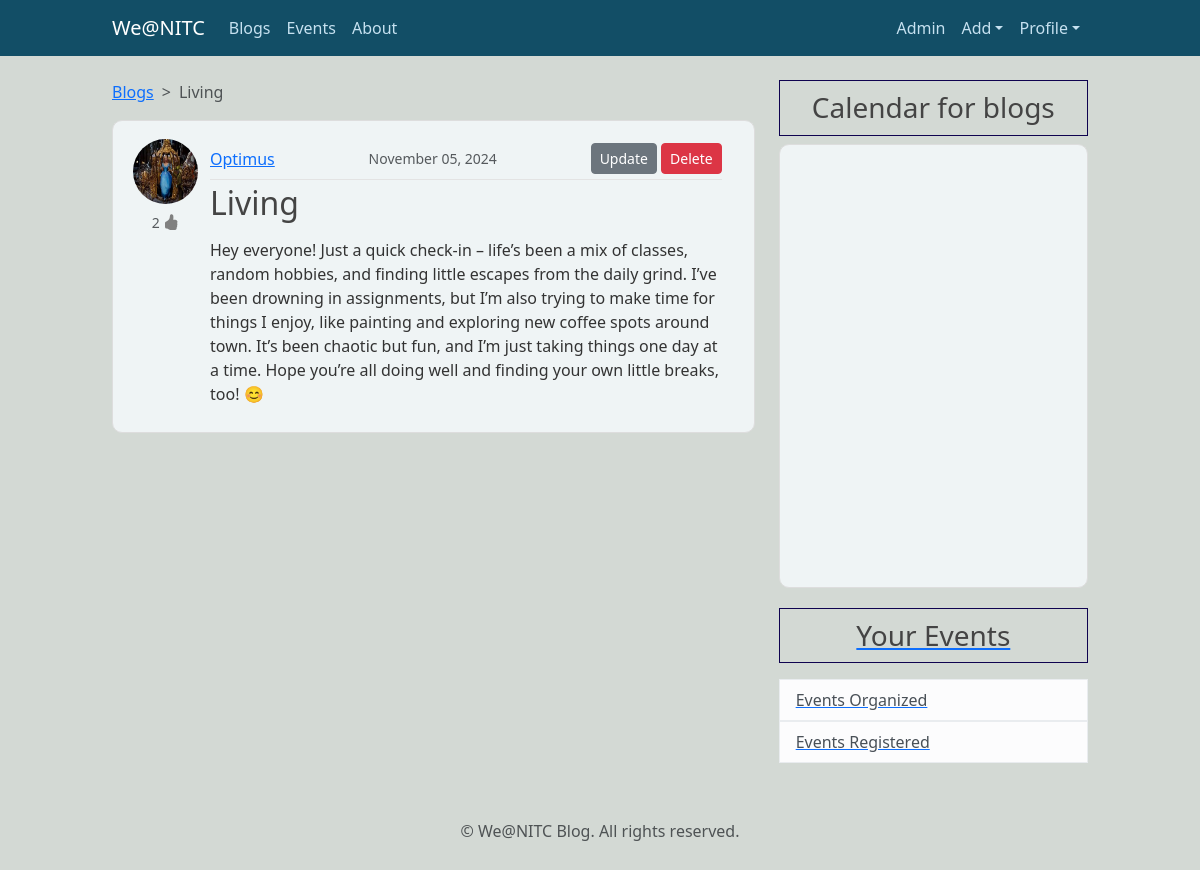
The app's page /post/17/ (signed in) with its own data.
### blog/models.py (models this page shows, shortened)
class Post(models.Model):
    title = models.CharField(max_length=100)
    content = CKEditor5Field(null = True,blank=True, config_name='extends')
    date_posted=models.DateTimeField(default=timezone.now) # not putting now() because we need the actual function as default value
    author = models.ForeignKey(User,on_delete=models.CASCADE) #delete post when user is deleted
    likes= models.ManyToManyField(User,blank=True,null=True,related_name='liked_posts')

### users/models.py (models this page shows, shortened)
class Profile(models.Model):
    user=models.OneToOneField(User,on_delete=models.CASCADE)
    image= models.ImageField(default='default.jpg', upload_to='profile_pics')
    about= CKEditor5Field(null = True,default= 'Hi There', config_name='extends')

### blog/views.py (the view)
# urls.py: path('post/<int:pk>/',PostDetailView.as_view(),name='post-detail'),
class PostDetailView(LoginRequiredMixin,DetailView):
    model = Post
    def get_context_data(self, **kwargs):
        context = super().get_context_data(**kwargs)
        liked=False
        if self.object.likes.filter(id=self.request.user.id).exists():
            liked=True
        context['already_liked']=liked
        context['cal'] = 'blogs'
        return context

### blog/templates/blog/post_detail.html (shortened to what this page needs)
{% extends "blog/base.html"%}
{% block content%}
<nav style="--bs-breadcrumb-divider: '>';" aria-label="breadcrumb">
    <ol class="breadcrumb">
        <li class="breadcrumb-item"><a href="{% url 'blog-home' %}">Blogs</a></li>
        <li class="breadcrumb-item active" aria-current="page">{{ object.title }}</li>
    </ol>
</nav>
    <article class="media content-section d-flex align-items-start" >
      <div class="row w-100 mt-2">
            <div class="col-auto d-flex flex-column align-items-center">
                <a href="{% url 'user-posts' object.author.username %}"><img class="rounded-circle article-img mb-2 " src="{{ object.author.profile.image.url }}" style="margin-right: 0%;"></a>
                    {% if user.is_authenticated %}
                        {% if object.author != user %}
                            <form action="{% url 'like_post' object.pk %}" method="POST">
                                {% csrf_token %}
                                {% if already_liked %}
                                <button type="submit", name="post_id", value="{{ object.id }}", class="btn btn-secondary btn-sm">
                                    {{object.likes.count}}
                                    <svg xmlns="http://www.w3.org/2000/svg" width="16" height="20" fill="white" class="bi bi-hand-thumbs-up-fill" viewBox="0 3 16 14">
                                        <path d="M6.956 1.745C7.021.81 7.908.087 8.864.325l.261.066c.463.116.874.456 1.012.965.22.816.533 2.511.062 4.51a10 10 0 0 1 .443-.051c.713-.065 1.669-.072 2.516.21.518.173.994.681 1.2 1.273.184.532.16 1.162-.234 1.733q.086.18.138.363c.077.27.113.567.113.856s-.036.586-.113.856c-.039.135-.09.273-.16.404.169.387.107.819-.003 1.148a3.2 3.2 0 0 1-.488.901c.054.152.076.312.076.465 0 .305-.089.625-.253.912C13.1 15.522 12.437 16 11.5 16H8c-.605 0-1.07-.081-1.466-.218a4.8 4.8 0 0 1-.97-.484l-.048-.03c-.504-.307-.999-.609-2.068-.722C2.682 14.464 2 13.846 2 13V9c0-.85.685-1.432 1.357-1.615.849-.232 1.574-.787 2.132-1.41.56-.627.914-1.28 1.039-1.639.199-.575.356-1.539.428-2.59z"/>
                                    </svg>
                                </button>
                                {% else %}
                                <button type="submit", name="post_id", value="{{ object.id }}", class="btn btn-outline-secondary btn-sm">
                                    {{object.likes.count}}
                                    <svg xmlns="http://www.w3.org/2000/svg" width="16" height="20" fill="grey" class="bi bi-hand-thumbs-up" viewBox="0 3 16 14">
                                        <path d="M8.864.046C7.908-.193 7.02.53 6.956 1.466c-.072 1.051-.23 2.016-.428 2.59-.125.36-.479 1.013-1.04 1.639-.557.623-1.282 1.178-2.131 1.41C2.685 7.288 2 7.87 2 8.72v4.001c0 .845.682 1.464 1.448 1.545 1.07.114 1.564.415 2.068.723l.048.03c.272.165.578.348.97.484.397.136.861.217 1.466.217h3.5c.937 0 1.599-.477 1.934-1.064a1.86 1.86 0 0 0 .254-.912c0-.152-.023-.312-.077-.464.201-.263.38-.578.488-.901.11-.33.172-.762.004-1.149.069-.13.12-.269.159-.403.077-.27.113-.568.113-.857 0-.288-.036-.585-.113-.856a2 2 0 0 0-.138-.362 1.9 1.9 0 0 0 .234-1.734c-.206-.592-.682-1.1-1.2-1.272-.847-.282-1.803-.276-2.516-.211a10 10 0 0 0-.443.05 9.4 9.4 0 0 0-.062-4.509A1.38 1.38 0 0 0 9.125.111zM11.5 14.721H8c-.51 0-.863-.069-1.14-.164-.281-.097-.506-.228-.776-.393l-.04-.024c-.555-.339-1.198-.731-2.49-.868-.333-.036-.554-.29-.554-.55V8.72c0-.254.226-.543.62-.65 1.095-.3 1.977-.996 2.614-1.708.635-.71 1.064-1.475 1.238-1.978.243-.7.407-1.768.482-2.85.025-.362.36-.594.667-.518l.262.066c.16.04.258.143.288.255a8.34 8.34 0 0 1-.145 4.725.5.5 0 0 0 .595.644l.003-.001.014-.003.058-.014a9 9 0 0 1 1.036-.157c.663-.06 1.457-.054 2.11.164.175.058.45.3.57.65.107.308.087.67-.266 1.022l-.353.353.353.354c.043.043.105.141.154.315.048.167.075.37.075.581 0 .212-.027.414-.075.582-.05.174-.111.272-.154.315l-.353.353.353.354c.047.047.109.177.005.488a2.2 2.2 0 0 1-.505.805l-.353.353.353.354c.006.005.041.05.041.17a.9.9 0 0 1-.121.416c-.165.288-.503.56-1.066.56z"/>
                                      </svg>
                                </button>
                                {% endif %}
                            </form>
                        {% else %}
                        <small class="text-muted">
                            {{object.likes.count}}
                            </small>
                        {% endif %}
                    {% endif %}
            </div>
            <div class="col" style="padding: 0%;">
                <div class="media-body">
                    <div class="article-metadata d-flex justify-content-between align-items-center">
                        <a class="mr-2" href="{% url 'user-posts' object.author.username %}">
                            {{ object.author }}
                        </a>
                        <small class="text-muted">{{ object.date_posted|date:"F d, Y" }}</small>
                        {% if object.author == user %}
                        <div>
                            <a href="{% url 'post-update' object.id %}" class="btn btn-secondary btn-sm mt-1 mb-1" > Update</a>
                            <a href="{% url 'post-delete' object.id %}" class="btn btn-danger btn-sm mt-1 mb-1" > Delete</a>
                        </div>
                        {% endif %}
                    </div>
                    <h2 class="article-title">{{ object.title }}</h2>
                    <p class="article-content">{{ object.content|safe }}</p>
                </div>
            </div>
        </div>
      </article>
{% endblock content %}

### blog/static/blog/main.css (style rules this page uses)
body { background: #fafafa; color: #333333; margin-top: 5rem; }
h1, h2, h3, h4, h5, h6 { color: #444444; }
.content-section,.about_content { background: hsl(190, 23%, 95%); padding: 10px 20px; border: 1px solid #dddddd; border-radius: 10px; margin-bottom: 20px; transition: all 0.3s ease; }
.article-title { color: #444444; }
.article-content { white-space: pre-line; }
.article-img { height: 65px; width: 65px; }
.article-metadata { padding-bottom: 1px; margin-bottom: 4px; border-bottom: 1px solid #e3e3e3 }
body { background-color: #D3D9D4; }

### blog/templates/blog/base.html (style rules this page uses)
.article-img { transition: all 0.3s ease !important; }

### records on screen
Post: title "Living", author.profile.image (picture), likes.count "2", author "Optimus", date_posted "November 05, 2024", content "Hey everyone! Just a quick check-in – life’s been a mix of classes, random hobbies, and finding little escapes from the daily grind. I’ve been drowning in assignments, but I’m also trying to make time for things I enjoy, like painting and exploring new coffee spots around town. It’s been chaotic but fun, and I’m just taking things one day at a time. Hope you’re all doing well and finding your own little breaks, too! 😊"

### other values on screen
{{ cal }} "blogs"
